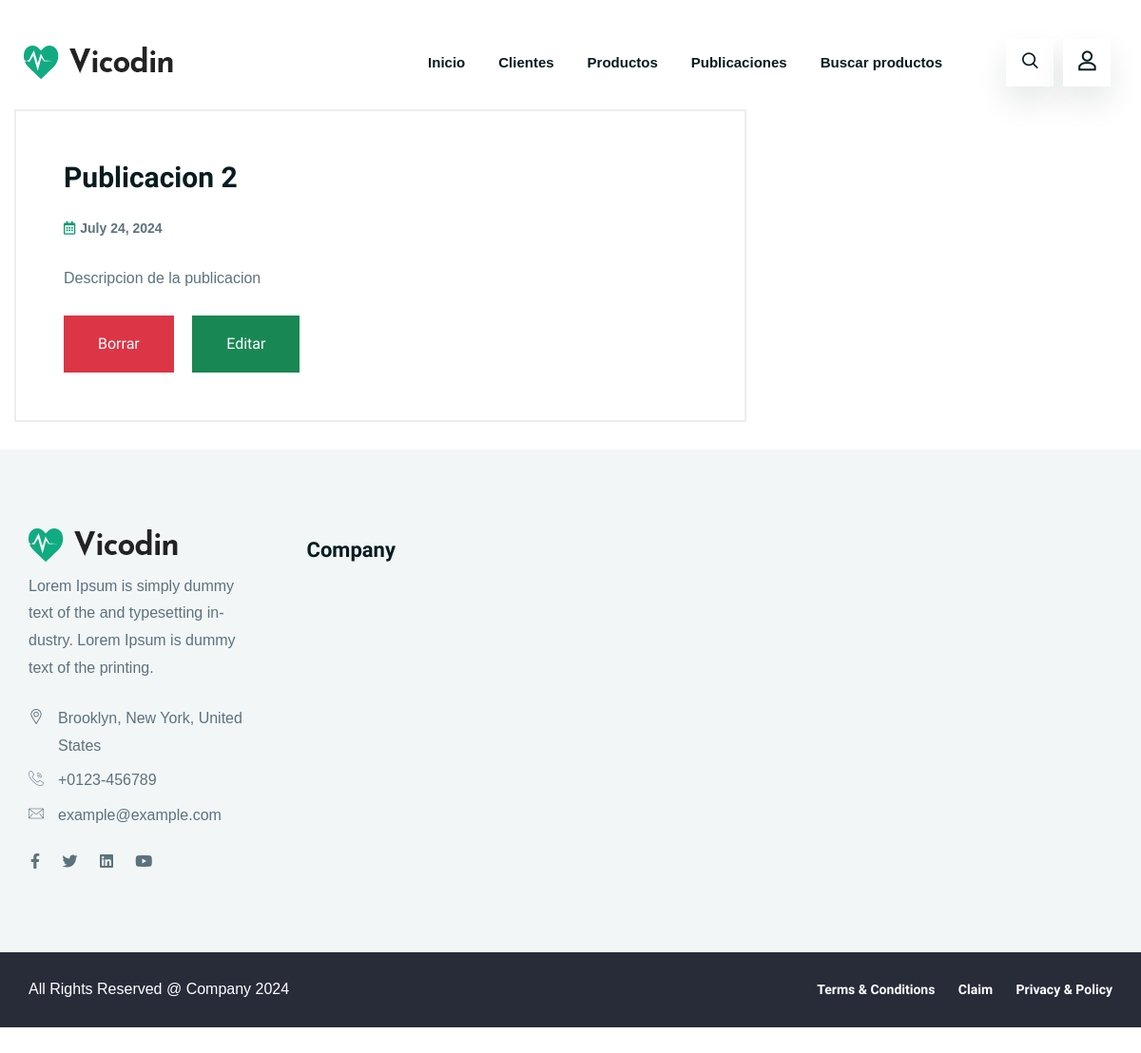
The page /publicacion-detail/1/ (signed in) on the database its author committed.
### Vicodin/models.py (models this page shows, shortened)
class Blog(models.Model):
    name = models.CharField(max_length=100)
    description = models.TextField()
    date = models.DateField()

### Vicodin/views.py (the view, shortened to what this page needs)
# urls.py: path('publicacion-detail/<int:pk>/', views.PublicacionDetailView.as_view(), name="PublicacionDetail"),
class PublicacionDetailView(LoginRequiredMixin, DetailView):
    model = Blog
    template_name = "Vicodin/vbc/publicacion_detail.html"

### Vicodin/templates/Vicodin/vbc/publicacion_detail.html (shortened to what this page needs)
{% extends 'Vicodin/base.html' %}
{% load static %}
{% block main %}
<div class="ltn__page-details-area ltn__blog-details-area mb-120">
    <div class="container">
        <div class="row">
            <div class="col-lg-8">
                <div class="ltn__blog-details-wrap">
                    <div class="ltn__page-details-inner ltn__blog-details-inner">
                        <h2 class="ltn__blog-title">{{blog.name}}
                        </h2>
                        <div class="ltn__blog-meta">
                            <ul>
                                <li class="ltn__blog-date">
                                    <i class="far fa-calendar-alt"></i>{{blog.date}}
                                </li>
                            </ul>
                        </div>
                        <p>{{blog.description}}</p>
                        <a class="btn btn-danger" href="{% url 'PublicacionDelete' blog.id %}">Borrar</a>
                        <a class="btn btn-success" href="{% url 'PublicacionUpdate' blog.id %}">Editar</a>
                    </div>
                </div>
            </div>
        </div>
    </div>
    <br>
{% endblock main %}

### Vicodin/static/Vicodin/css/responsive.css (style rules this page uses)
@media (min-width: 1200px) { .container { max-width: 1200px; } }

### rows shown on the page
Blog: name "Publicacion 2", date "July 24, 2024", description "Descripcion de la publicacion"
